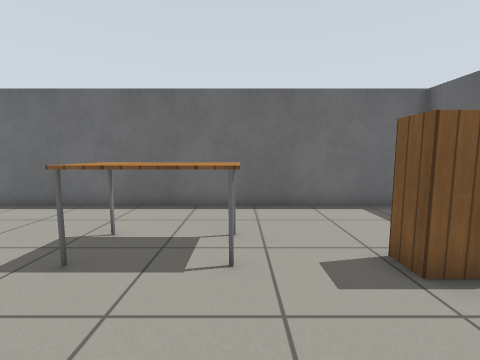
View 1 (above)

16 first-person views from a walk through a robot-simulator world made for Gazebo. The camera is 0.9 m above the floor, tilts 6° down and sees 90° across. The floor is counted in squares, 0.5 m on a side. Each view is taken from the middle of a square. On the plan, view 1 faces up. The plan holds only what a view shows up to about 14 squares ahead; the rest is blank. The robots in the file are not drawn. Gazebo's built-in surfaces are drawn with simple patterns. Some stock models are drawn as simple stand-ins.

View 2
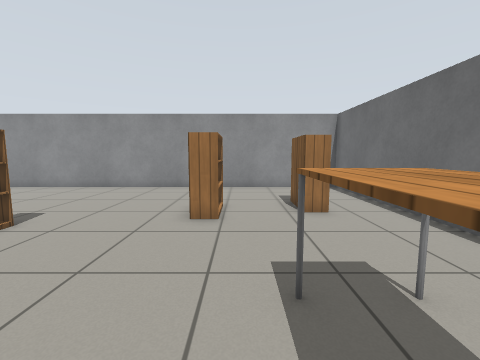

View 3
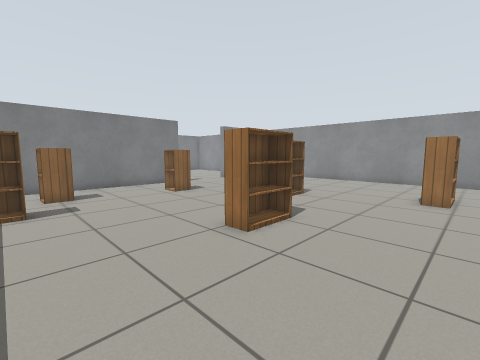

View 4
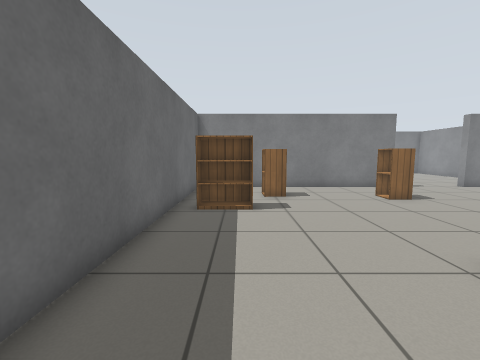

View 5
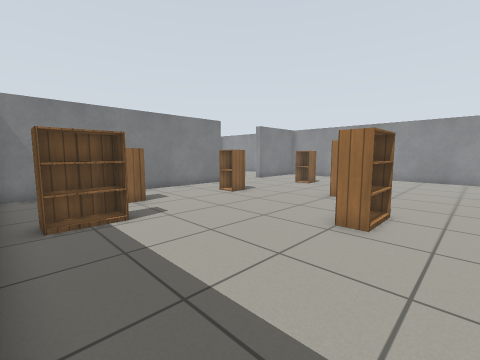

View 6
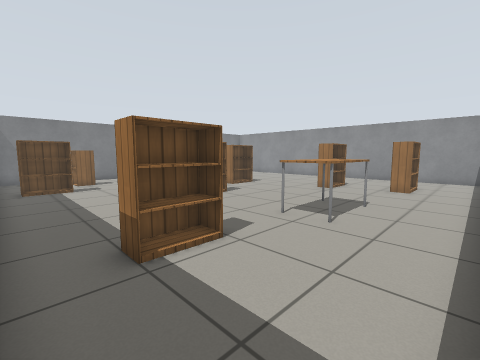

View 7
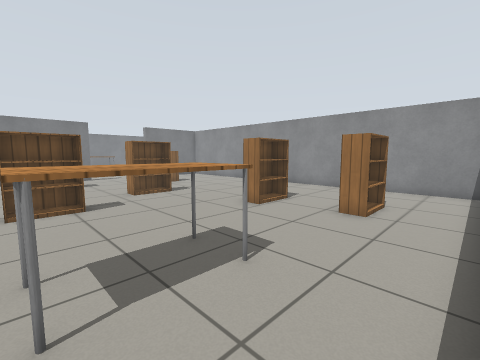

View 8
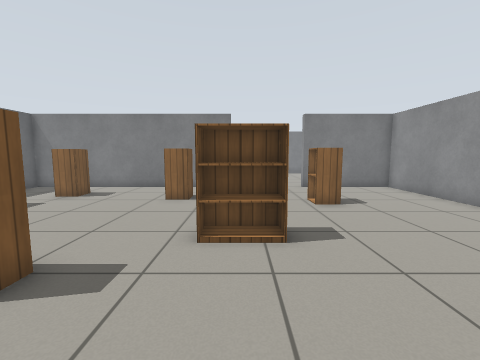

View 9
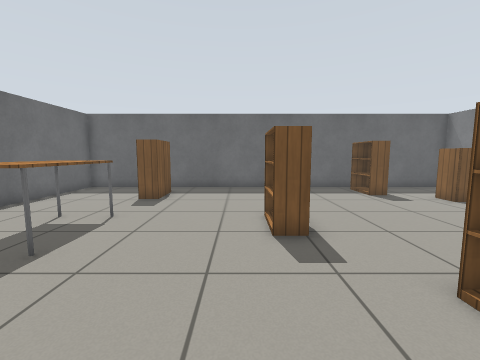

View 10
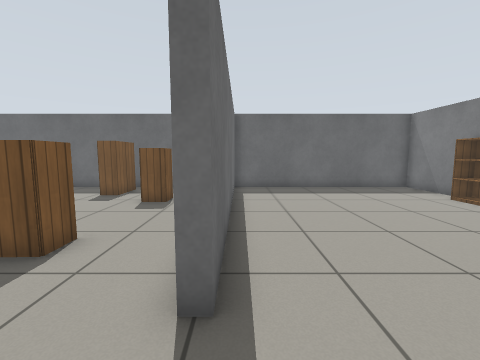

View 11
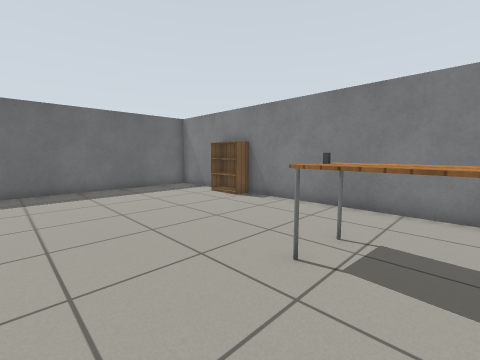

View 12
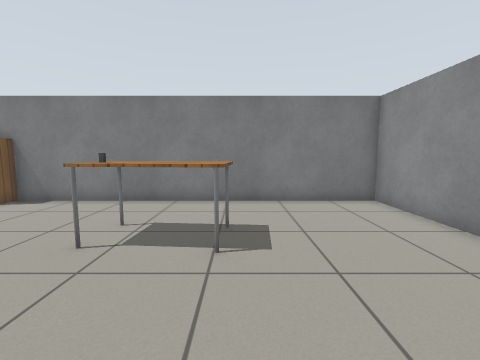

View 13
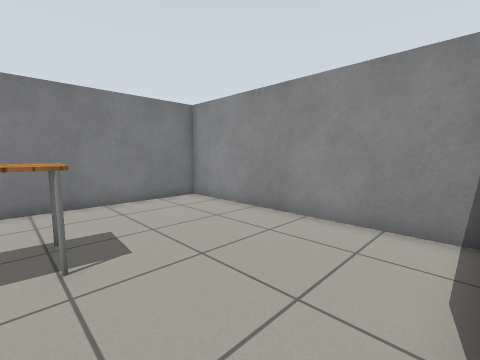

View 14
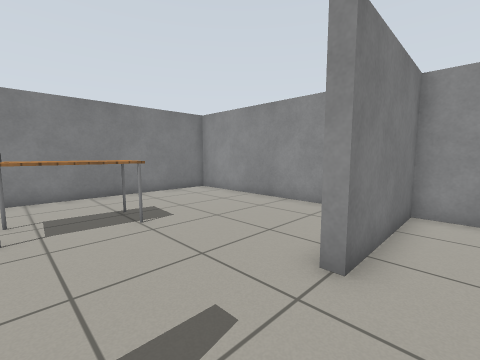

View 15
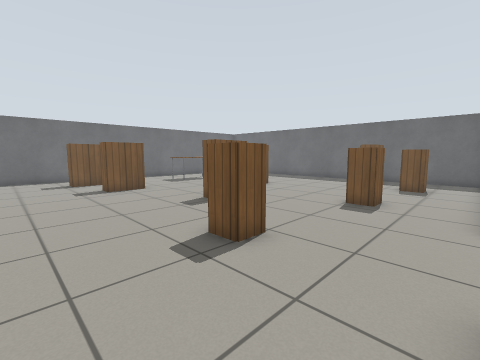

View 16
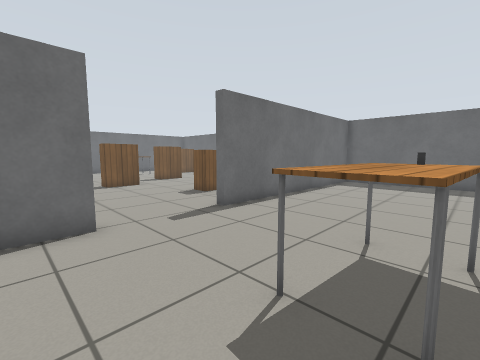

### Floor plan
Points are (right, up) in squares from view 1. A wall is a line through its corners. A room is listed if a view was taken in it or the views show most of it. See-through windows are left out.
Room 1 (views 1, 2, 3, 4, 5, 6, 7, 8, 9, 14, 15)
walls: (-4.5, -11.7) (-4.5, -11.3) (6.3, -11.3) (6.3, 8.3) (-13.3, 8.3) (-13.3, -11.3) (-8.5, -11.3)
ways out: opening at (-6.5, -12) to room 2
objects: bookshelf (-9, 5) to (-8, 6); cabinet (-8, -7); bookshelf (-8, 2) to (-7, 2); bookshelf (-6, -3) to (-4, -3); cabinet (-3, -8) to (-2, -8); table (-3, 4) to (0, 5); bookshelf (-2, -1) to (0, -1); cabinet (2, -9) to (3, -8); bookshelf (3, 4) to (4, 4); bookshelf (4, -6) to (5, -6)
Room 2 (views 10, 11, 12, 13, 16)
walls: (-8.5, -11.3) (-8.5, -11.7) (-10.1, -11.7); (2.6, -21.3) (6.3, -21.3) (6.3, -11.6); (-13.3, -11.9) (-13.3, -21.3) (0.2, -21.3); (5.6, -11.7) (-4.5, -11.7)
ways out: opening at (-6.5, -12) to room 1
objects: table (-8, -18) to (-5, -16); other object (-5, -17); bookshelf (1, -21) to (2, -21)

Positions as (right, up) in squares from view 1, and headings:
1: (0, 0), facing up
2: (0, 3), facing left
3: (4, 3), facing down-left
4: (4, 2), facing down
5: (6, 1), facing down-left
6: (6, 8), facing down-left
7: (0, 8), facing down-left
8: (-5, 2), facing down
9: (-7, 0), facing right
10: (-7, -12), facing right
11: (-7, -13), facing down-right
12: (-8, -12), facing down
13: (-7, -12), facing down-left
14: (-5, -10), facing down-left
15: (-12, -11), facing up-right
16: (-10, -18), facing up-right
